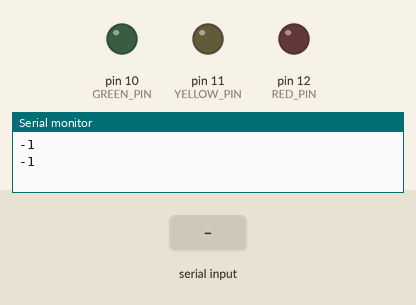
The sketch below on a simulated Arduino Uno, built with avr-gcc and run on an emulated ATmega328P. Shown: output pins drawn as LEDs (lit = HIGH), the last lines printed to the serial monitor. The test bench sets the inputs (shaded band).

Above: at 1.2 s.
1.3 s: "R1" received over Serial
At 2.6 s:
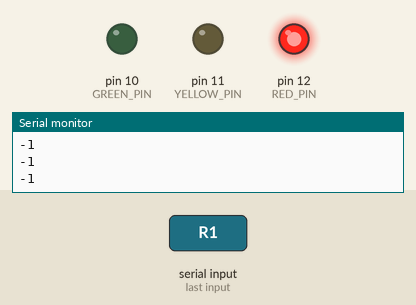
3.8 s: "Y1" received over Serial
At 5.7 s:
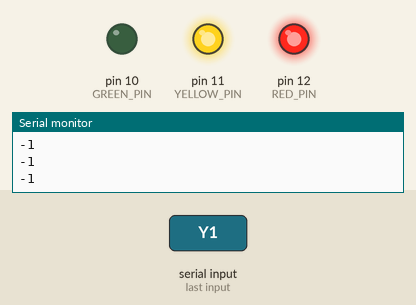
6.3 s: "R0" received over Serial
At 7.6 s:
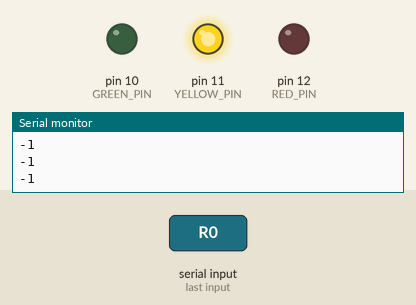
8.8 s: "G1" received over Serial
At 10.7 s:
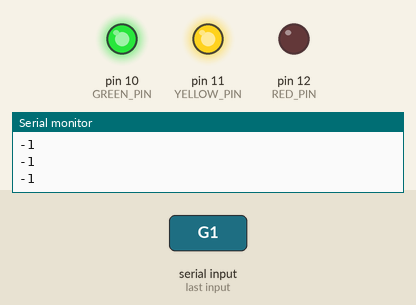
11.3 s: "Y0" received over Serial
At 12.6 s:
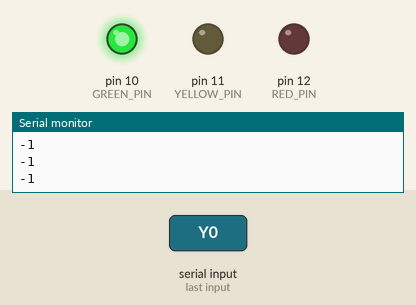
13.8 s: "G0" received over Serial
At 15.7 s:
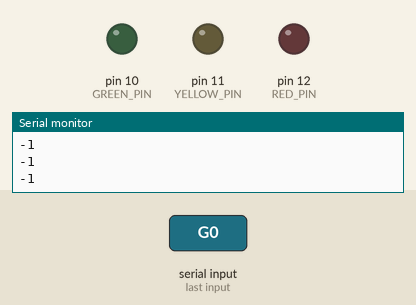
Timing chart, 0 to 17.2 s (numbered marks = the images above; inputs shaded):
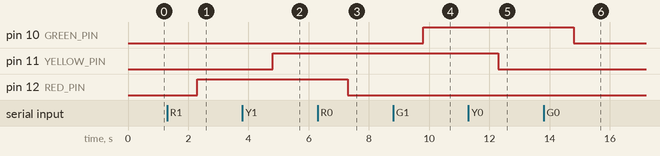

Measured:
- after the input at 1.3 s, pin 12 (RED_PIN): LOW → HIGH after 1.0 s
- after the input at 3.8 s, pin 11 (YELLOW_PIN): LOW → HIGH after 1.0 s
- after the input at 6.3 s, pin 12 (RED_PIN): HIGH → LOW after 1.0 s
- after the input at 8.8 s, pin 10 (GREEN_PIN): LOW → HIGH after 1.0 s
- after the input at 11.3 s, pin 11 (YELLOW_PIN): HIGH → LOW after 1.0 s
- after the input at 13.8 s, pin 10 (GREEN_PIN): HIGH → LOW after 1.0 s

The sketch:

byJava.ino
```cpp
int RED_PIN = 12;
int YELLOW_PIN =11;
int GREEN_PIN = 10;


void setup() {
  // put your setup code here, to run once:
  Serial.begin(9600);
  pinMode(RED_PIN, OUTPUT);
  pinMode(YELLOW_PIN, OUTPUT);
  pinMode(GREEN_PIN, OUTPUT);

}

void loop() {
  // put your main code here, to run repeatedly:

  int text1 = Serial.read();
  Serial.println(text1);
  String text = Serial.readString();

  if (text == "R0") {
    digitalWrite(RED_PIN, LOW);
    text = "";

  }
   if (text == "R1") {
    digitalWrite(RED_PIN, HIGH);
    text = "";

  }
   if (text == "Y0") {
    digitalWrite(YELLOW_PIN, LOW);
    text = "";

  }
   if (text == "Y1") {
    digitalWrite(YELLOW_PIN, HIGH);
    text = "";

  }
   if (text == "G0") {
    digitalWrite(GREEN_PIN, LOW);
    text = "";

  }
   if (text == "G1") {
    digitalWrite(GREEN_PIN, HIGH);
    text = "";

  }
}
```
